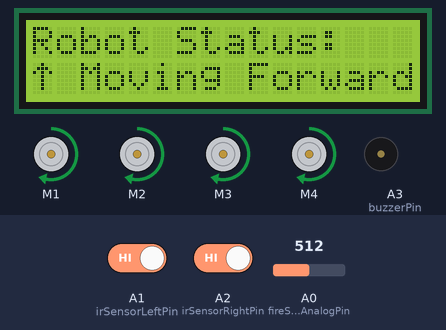
The sketch below on a simulated Arduino Uno, built with avr-gcc and run on an emulated ATmega328P. On the bench: 16×2 character LCD, 4 × DC motor (green arrow = forward, orange = backward, longer = faster), buzzer (waves = sounding, pin HIGH). The test bench sets the inputs (shaded band); at power-on: A1 (irSensorLeftPin) HIGH, A2 (irSensorRightPin) HIGH, A0 (fireSensorAnalogPin) = 512. What the sketch prints to the serial monitor is not drawn.

Above: at 2.3 s.
2.4 s: A1 (irSensorLeftPin) driven LOW
At 4.1 s:
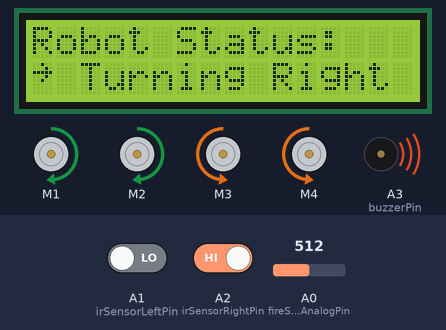
5.4 s: A2 (irSensorRightPin) driven LOW
At 7.8 s:
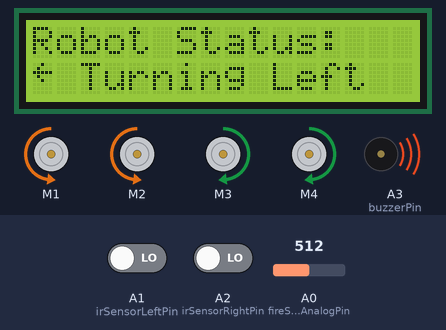
8.4 s: A0 (fireSensorAnalogPin) set to 407
10.9 s: A0 (fireSensorAnalogPin) set to 383
At 12.4 s:
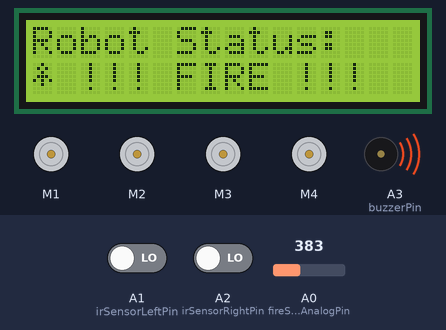
13.1 s: A0 (fireSensorAnalogPin) set to 410
At 13.9 s:
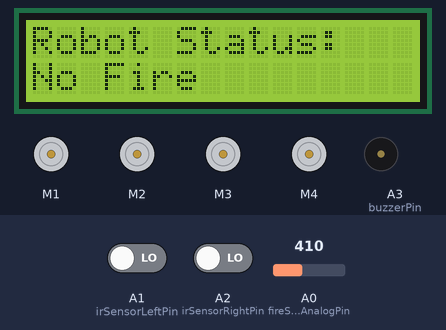
15.6 s: A2 (irSensorRightPin) driven HIGH
At 17.6 s:
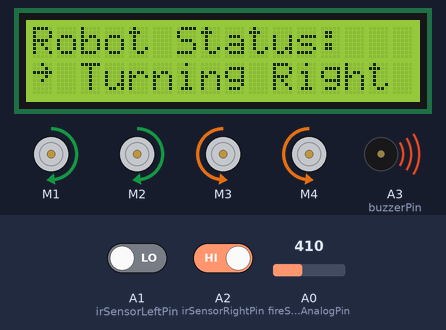
Timing chart, 0 to 19.6 s (numbered marks = the images above; inputs shaded):
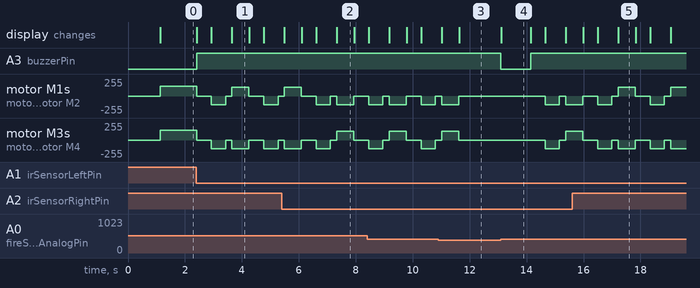

The sketch:

stacle_Avoiding_Robot_Using_IR_Sensors_4_Wheels_22_July_2025.ino
```cpp
// Final Modified Working Code
// Last Modified : 23-July-2025
// Time : 3:38 P.M.

#include <Wire.h>
#include <LiquidCrystal_I2C.h>
#include <AFMotor.h>

// LCD
LiquidCrystal_I2C lcd(0x27, 16, 2);

// Custom Characters
byte arrowUp[8]    = {0b00100, 0b01110, 0b10101, 0b00100, 0b00100, 0b00100, 0b00100, 0b00000};
byte arrowDown[8]  = {0b00100, 0b00100, 0b00100, 0b00100, 0b10101, 0b01110, 0b00100, 0b00000};
byte arrowLeft[8]  = {0b00100, 0b01000, 0b11111, 0b01000, 0b00100, 0b00000, 0b00000, 0b00000};
byte arrowRight[8] = {0b00100, 0b00010, 0b11111, 0b00010, 0b00100, 0b00000, 0b00000, 0b00000};
byte fireChar[8]   = {0b00100, 0b01010, 0b00100, 0b01110, 0b10101, 0b00100, 0b00000, 0b00000};

// IR Sensors
const int irSensorLeftPin = A1;
const int irSensorRightPin = A2;

// Fire Sensor
const int fireSensorAnalogPin = A0;
const int fireSensorAnalogThreshold = 400;

// Buzzer
const int buzzerPin = A3;

// Motors
AF_DCMotor motor1(1);
AF_DCMotor motor2(2);
AF_DCMotor motor3(3);
AF_DCMotor motor4(4);

// Speeds
const int motorSpeed = 150;
const int turnSpeed = 130;
const int reverseSpeed = 130;

// Buzzer timing
unsigned long lastBuzzerToggleMillis = 0;
const long buzzerOnDuration = 100;
const long buzzerOffDuration = 400;
bool buzzerIsOn = false;
bool obstacleDetectedFlag = false;
bool fireDetectedFlag = false;

// Sensor Timing
unsigned long lastLeftObstacleTime = 0;
unsigned long lastRightObstacleTime = 0;
const long obstacleDetectionThreshold = 700;

void setup() {
  Serial.begin(9600);
  lcd.init();
  lcd.backlight();
  lcd.clear();

  // Load custom characters
  lcd.createChar(0, arrowUp);
  lcd.createChar(1, arrowDown);
  lcd.createChar(2, arrowLeft);
  lcd.createChar(3, arrowRight);
  lcd.createChar(4, fireChar);

  lcd.setCursor(0, 0);
  lcd.print("Robot Status:");

  pinMode(irSensorLeftPin, INPUT);
  pinMode(irSensorRightPin, INPUT);
  pinMode(fireSensorAnalogPin, INPUT);
  pinMode(buzzerPin, OUTPUT);
  digitalWrite(buzzerPin, LOW);

  motor1.setSpeed(motorSpeed);
  motor2.setSpeed(motorSpeed);
  motor3.setSpeed(motorSpeed);
  motor4.setSpeed(motorSpeed);

  stopMotors();
  delay(1000);
}

void loop() {
  unsigned long currentMillis = millis();

  int leftSensorStatus = digitalRead(irSensorLeftPin);
  int rightSensorStatus = digitalRead(irSensorRightPin);
  int fireAnalogValue = analogRead(fireSensorAnalogPin);

  bool leftObstacle = (leftSensorStatus == LOW);
  bool rightObstacle = (rightSensorStatus == LOW);
  bool anyObstacleCurrentlyDetected = (leftObstacle || rightObstacle);

  if (leftObstacle) lastLeftObstacleTime = currentMillis;
  if (rightObstacle) lastRightObstacleTime = currentMillis;

  bool currentFireDetected = (fireAnalogValue < fireSensorAnalogThreshold);

  // --- Fire Handling ---
  if (currentFireDetected) {
    if (!fireDetectedFlag) {
      Serial.println("!!! FIRE DETECTED !!!");
      lcd.setCursor(0, 1);
      lcd.write(byte(4)); // Fire symbol
      lcd.print(" !!! FIRE !!!");
    }
    stopMotors();
    digitalWrite(buzzerPin, HIGH);
    fireDetectedFlag = true;
    return;
  } else {
    if (fireDetectedFlag) {
      digitalWrite(buzzerPin, LOW);
      Serial.println("Fire cleared. Resuming.");
      lcd.setCursor(0, 1);
      lcd.print("No Fire       ");
      delay(1000);
      lcd.setCursor(0, 1);
      lcd.write(byte(0)); // ↑
      lcd.print(" Moving Forward");
    }
    fireDetectedFlag = false;
  }

  // --- Obstacle Handling ---
  if (anyObstacleCurrentlyDetected) {
    if (!obstacleDetectedFlag) {
      Serial.println("Obstacle Detected.");
      lcd.setCursor(0, 1);
      lcd.print("Obstacle !     ");

      digitalWrite(buzzerPin, HIGH);
      buzzerIsOn = true;
      lastBuzzerToggleMillis = currentMillis;

      stopMotors();
      delay(500);

      lcd.setCursor(0, 1);
      lcd.write(byte(1)); // ↓
      lcd.print(" Reversing");
      reverseMotors();
      delay(500);
      stopMotors();
      delay(200);

      if (leftObstacle && !rightObstacle) {
        Serial.println("Turning RIGHT");
        lcd.setCursor(0, 1);
        lcd.write(byte(3)); // →
        lcd.print(" Turning Right ");
        turnRight();
        delay(600);
        stopMotors();
      } else if (!leftObstacle && rightObstacle) {
        Serial.println("Turning LEFT");
        lcd.setCursor(0, 1);
        lcd.write(byte(2)); // ←
        lcd.print(" Turning Left  ");
        turnLeft();
        delay(600);
        stopMotors();
      } else {
        if (lastLeftObstacleTime < lastRightObstacleTime) {
          Serial.println("Both: Turning RIGHT");
          lcd.setCursor(0, 1);
          lcd.write(byte(3)); // →
          lcd.print(" Turning Right ");
          turnRight();
        } else {
          Serial.println("Both: Turning LEFT");
          lcd.setCursor(0, 1);
          lcd.write(byte(2)); // ←
          lcd.print(" Turning Left  ");
          turnLeft();
        }
        delay(600);
        stopMotors();
      }
    }

    // Buzzer pulsing
    if (buzzerIsOn && currentMillis - lastBuzzerToggleMillis >= buzzerOnDuration) {
      digitalWrite(buzzerPin, LOW);
      buzzerIsOn = false;
      lastBuzzerToggleMillis = currentMillis;
    } else if (!buzzerIsOn && currentMillis - lastBuzzerToggleMillis >= buzzerOffDuration) {
      digitalWrite(buzzerPin, HIGH);
      buzzerIsOn = true;
      lastBuzzerToggleMillis = currentMillis;
    }

    obstacleDetectedFlag = false;
  } else {
    if (obstacleDetectedFlag) {
      Serial.println("Path Clear. Moving forward.");
      lcd.setCursor(0, 1);
      lcd.print("Moving Forward ");
    }

    obstacleDetectedFlag = false;

    if (buzzerIsOn) {
      digitalWrite(buzzerPin, LOW);
      buzzerIsOn = false;
    }
    lastBuzzerToggleMillis = currentMillis;

    lcd.setCursor(0, 1);
    lcd.write(byte(0)); // ↑
    lcd.print(" Moving Forward");
    moveForward();
  }
}

// --- Motor Controls ---
void moveForward() {
  motor1.setSpeed(motorSpeed);
  motor2.setSpeed(motorSpeed);
  motor3.setSpeed(motorSpeed);
  motor4.setSpeed(motorSpeed);
  motor1.run(FORWARD);
  motor2.run(FORWARD);
  motor3.run(FORWARD);
  motor4.run(FORWARD);
}

void reverseMotors() {
  motor1.setSpeed(reverseSpeed);
  motor2.setSpeed(reverseSpeed);
  motor3.setSpeed(reverseSpeed);
  motor4.setSpeed(reverseSpeed);
  motor1.run(BACKWARD);
  motor2.run(BACKWARD);
  motor3.run(BACKWARD);
  motor4.run(BACKWARD);
}

void stopMotors() {
  motor1.run(RELEASE);
  motor2.run(RELEASE);
  motor3.run(RELEASE);
  motor4.run(RELEASE);
}

void turnRight() {
  motor1.setSpeed(turnSpeed);
  motor2.setSpeed(turnSpeed);
  motor3.setSpeed(turnSpeed);
  motor4.setSpeed(turnSpeed);
  motor1.run(FORWARD);
  motor2.run(FORWARD);
  motor3.run(BACKWARD);
  motor4.run(BACKWARD);
}

void turnLeft() {
  motor1.setSpeed(turnSpeed);
  motor2.setSpeed(turnSpeed);
  motor3.setSpeed(turnSpeed);
  motor4.setSpeed(turnSpeed);
  motor1.run(BACKWARD);
  motor2.run(BACKWARD);
  motor3.run(FORWARD);
  motor4.run(FORWARD);
}
```

Measured:
- the behaviour switches between 400 and 399 on A0 (fireSensorAnalogPin) (found by bisection; images 2 and 3)
- after the input at 2.4 s, A3 (buzzerPin): LOW → HIGH at once; motor M1: forward 150/255 → stopped at once, → backward 130/255 0.51 s later, → stopped 0.50 s later, → forward 130/255 0.22 s later, … (7 changes in this stretch)
- after the input at 5.4 s, the display: first differs from a run without the input after 1.9 s (image 2)
- after the input at 10.9 s, motor M1–4: goes on until 11.6 s, then stays stopped; the display: first differs from a run without the input after 0.73 s (image 3)
- after the input at 13.1 s, A3 (buzzerPin): HIGH → LOW at once, → HIGH 1.0 s later; motor M1, motor M2: stopped → backward 130/255 after 1.6 s, → stopped 0.50 s later, → backward 130/255 0.22 s later; motor M3, motor M4: stopped → backward 130/255 after 1.6 s, → stopped 0.50 s later, → forward 130/255 0.22 s later; the display: changes at once (image 4)
- after the input at 15.6 s, the display: first differs from a run without the input after 1.6 s (image 5)
- what the display in image 1 shows lasts 0.7 s, from 3.6 s to 4.3 s
